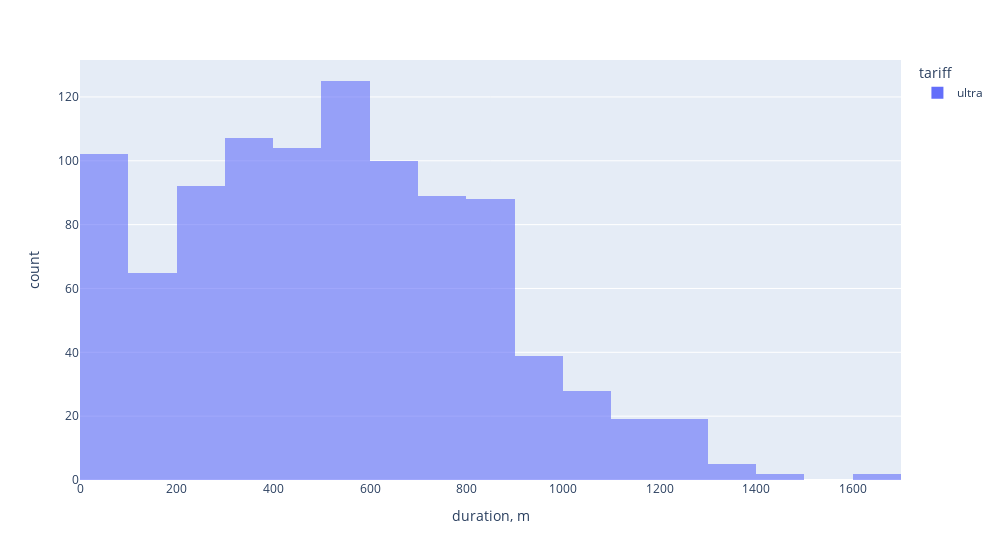

Notebook code for this chart:
### Markdown cell above
Распределение длительности звонков на тарифе "Smart" напоминает нормальное. Для более дорогого тарифа "ultra" длительность звонка распределена с большей дисперсией - более равномерно. Для этого тарифа сложно сделать вывод о близости распределения длительности звонка к нормальному. Поэтому построим соответствующую гистограму отдельно.

### Code cell
px.histogram(ultra_monthly, x="duration, m", color = 'tariff', nbins = 20, width = 1000, opacity = 0.6)

### Figure 1 — Plotly figure (JSON) as saved in the notebook; plotly's stock layout.template omitted (floating-point values rounded to 4 significant figures; data arrays with more than 128 entries replaced by an {"elided": "..."} marker saying what was removed)
{"data": [{"alignmentgroup": "True", "bingroup": "x", "hovertemplate": "tariff=ultra<br>duration, m=%{x}<br>count=%{y}<extra></extra>", "legendgroup": "ultra", "marker": {"color": "#636efa", "opacity": 0.6, "pattern": {"shape": ""}}, "name": "ultra", "nbinsx": 20, "offsetgroup": "ultra", "orientation": "v", "showlegend": true, "type": "histogram", "x": {"elided": "986 int values"}, "xaxis": "x", "yaxis": "y"}], "layout": {"barmode": "relative", "legend": {"title": {"text": "tariff"}, "tracegroupgap": 0}, "margin": {"t": 60}, "width": 1000, "xaxis": {"anchor": "y", "domain": [0, 1], "title": {"text": "duration, m"}}, "yaxis": {"anchor": "x", "domain": [0, 1], "title": {"text": "count"}}}}
